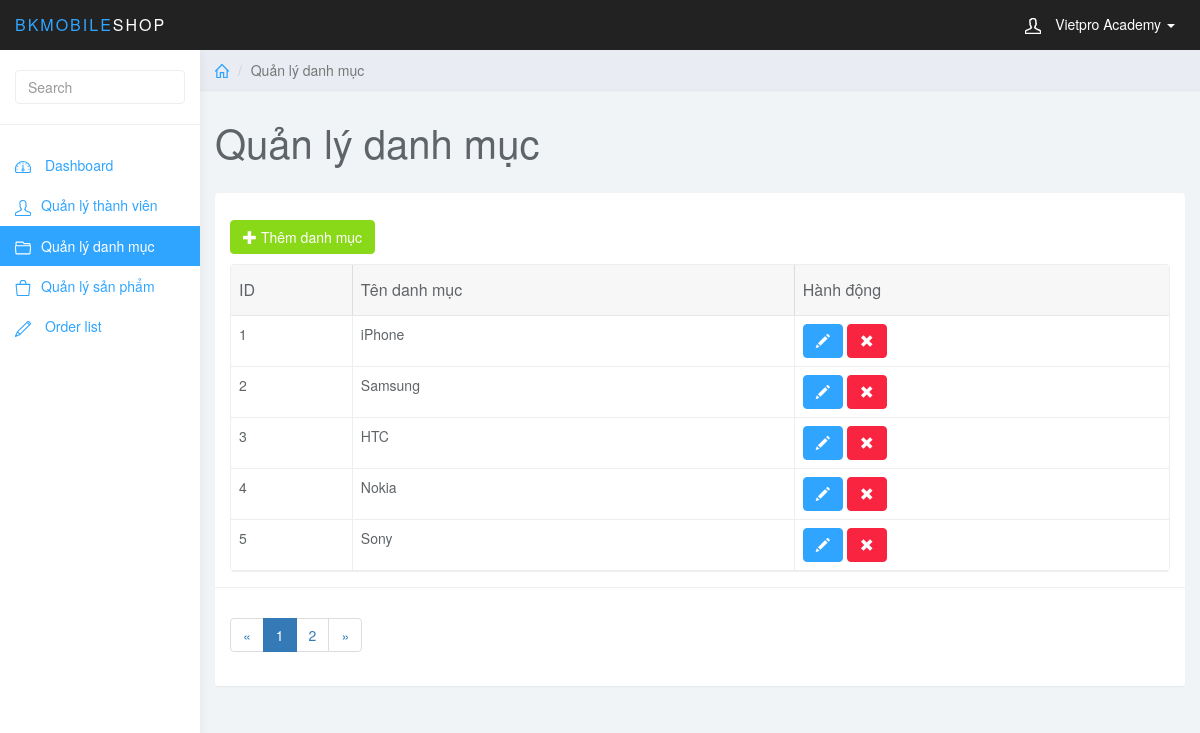
/admin/index.php?page_layout=category (signed in), run on the app's committed database.
### tables this page shows
CREATE TABLE `category` (
  `cat_id` int(11) NOT NULL,
  `cat_name` varchar(255) NOT NULL
);

### admin/category.php (the view, shortened to what this page needs)
<?php
	if(isset($_GET['page'])){
		$page = $_GET['page'];
	}else{
		$page = 1;
	}
	$rows_per_page = 5;
	$row_page = $page * $rows_per_page - $rows_per_page;
	$total_row = mysqli_num_rows( mysqli_query($con, "SELECT * FROM category") );
	$total_page = ceil($total_row / $rows_per_page);
	$page_pre = $page - 1;
	if($page_pre <= 0){
		$page_pre = 1;
	}
	$list_page = '';
	$list_page .= '<li class="page-item"><a class="page-link" href="index.php?page_layout=category&page=' . $page_pre . '">&laquo;</a></li>';
	for($i = 1; $i <= $total_page; $i++){
		if($i == $page){
			$active = 'active';
		}else{
			$active = '';
		}
		$list_page .= '<li class="page-item ' . $active . '"><a class="page-link" href="index.php?page_layout=category&page=' . $i . '">' . $i . '</a></li>';
	}
	$page_next = $page + 1;
	$list_page .= '<li class="page-item"><a class="page-link" href="index.php?page_layout=category&page=' . $page_next . '">&raquo;</a></li>';
?>
	<div class="col-sm-9 col-sm-offset-3 col-lg-10 col-lg-offset-2 main">
		<div class="row">
			<ol class="breadcrumb">
				<li><a href="#"><svg class="glyph stroked home"><use xlink:href="#stroked-home"></use></svg></a></li>
				<li class="active">Quản lý danh mục</li>
			</ol>
		</div>
		<div class="row">
			<div class="col-lg-12">
				<h1 class="page-header">Quản lý danh mục</h1>
			</div>
		</div>
		<div id="toolbar" class="btn-group">
            <a href="index.php?page_layout=add_category" class="btn btn-success">
                <i class="glyphicon glyphicon-plus"></i> Thêm danh mục
            </a>
        </div>
		<div class="row">
			<div class="col-md-12">
					<div class="panel panel-default">
							<div class="panel-body">
								<table
									data-toolbar="#toolbar"
									data-toggle="table">
									<thead>
									<tr>
										<th data-field="id" data-sortable="true">ID</th>
										<th>Tên danh mục</th>
										<th>Hành động</th>
									</tr>
									</thead>
									<tbody>
										<?php
											$sql_category = "SELECT * FROM category ORDER BY cat_id ASC LIMIT $row_page, $rows_per_page";
											$query_category = mysqli_query($con, $sql_category);
											while($row = mysqli_fetch_assoc($query_category)){
											?>
										<tr>
											<td style=""><?php echo $row['cat_id'] ?></td>
											<td style=""><?php echo $row['cat_name'] ?></td>
											<td class="form-group">
												<a href="index.php?page_layout=edit_category&id=<?php echo $row['cat_id'] ?>" class="btn btn-primary"><i class="glyphicon glyphicon-pencil"></i></a>
												<a href="index.php?page_layout=delete_category&id=<?php echo $row['cat_id'] ?>" class="btn btn-danger"><i class="glyphicon glyphicon-remove"></i></a>
											</td>
										</tr>
										<?php
											}
										?>
									</tbody>
								</table>
							</div>
							<div class="panel-footer">
								<nav aria-label="Page navigation example">
									<ul class="pagination">
										<?php echo $list_page; ?>
									</ul>
								</nav>
							</div>
						</div>
			</div>
		</div>
	</div>

### admin/css/styles.css (style rules this page uses)
body { background: #f1f4f7; padding-top: 50px; color: #5f6468; }
a, a:hover, a:focus { color: #30a5ff; }
h1, h2, h3, h4, h5, h6 { color: #5f6468; }
h1 { font-weight: 300; font-size: 40px; }
.btn-primary, .btn-primary:hover, .btn-primary:focus, .btn-primary:active, .btn-primary.active, .open > .dropdown-toggle.btn-primary, .btn-primary.disabled, .btn-primary[disabled], fieldset[disabled] .btn-primary, .btn-primary.disabled:hover, .btn-primary[disabled]:hover, fieldset[disabled] .btn-primary:hover, .btn-primary.disabled:focus, .btn-primary[disabled]:focus, fieldset[disabled] .btn-primary:focus, .btn-primary.disabled:active, .btn-primary[disabled]:active, fieldset[disabled] .btn-primary:active, .btn-primary.disabled.active, .btn-primary[disabled].active, fieldset[disabled] .btn-primary.active { background-color: #30a5ff; border-color: #30a5ff; }
.btn-success, .btn-success:hover, .btn-success:focus, .btn-success:active, .btn-success.active, .open > .dropdown-toggle.btn-success, .btn-success.disabled, .btn-success[disabled], fieldset[disabled] .btn-success, .btn-success.disabled:hover, .btn-success[disabled]:hover, fieldset[disabled] .btn-success:hover, .btn-success.disabled:focus, .btn-success[disabled]:focus, fieldset[disabled] .btn-success:focus, .btn-success.disabled:active, .btn-success[disabled]:active, fieldset[disabled] .btn-success:active, .btn-success.disabled.active, .btn-success[disabled].active, fieldset[disabled] .btn-success.active { background-color: #8ad919; border-color: #8ad919; }
.btn-danger, .btn-danger:hover, .btn-danger:focus, .btn-danger:active, .btn-danger.active, .open > .dropdown-toggle.btn-danger, .btn-danger.disabled, .btn-danger[disabled], fieldset[disabled] .btn-danger, .btn-danger.disabled:hover, .btn-danger[disabled]:hover, fieldset[disabled] .btn-danger:hover, .btn-danger.disabled:focus, .btn-danger[disabled]:focus, fieldset[disabled] .btn-danger:focus, .btn-danger.disabled:active, .btn-danger[disabled]:active, fieldset[disabled] .btn-danger:active, .btn-danger.disabled.active, .btn-danger[disabled].active, fieldset[disabled] .btn-danger.active { background-color: #f9243f; border-color: #f9243f; }
.panel { border: 0; }
.panel-footer { background: #fff; border-top: 1px solid #eee; }
.breadcrumb { border-radius: 0; padding: 10px 15px; background: #e9ecf2; box-shadow: 0 1px 1px rgba(0, 0, 0, .05); margin: 0 ; }
h1.page-header { margin-top: 30px; border-bottom: 0; }
.table { background: #fff; }
.breadcrumb .glyph { height: 14px; width: 14px; margin: -2px 0 0 0; stroke-width: 4px; }

### data on the page
category: cat_id "1", cat_name "iPhone"
category: cat_id "2", cat_name "Samsung"
category: cat_id "3", cat_name "HTC"
category: cat_id "4", cat_name "Nokia"
category: cat_id "5", cat_name "Sony"

### other printed values
$_SESSION['user_full'] "Vietpro Academy"
